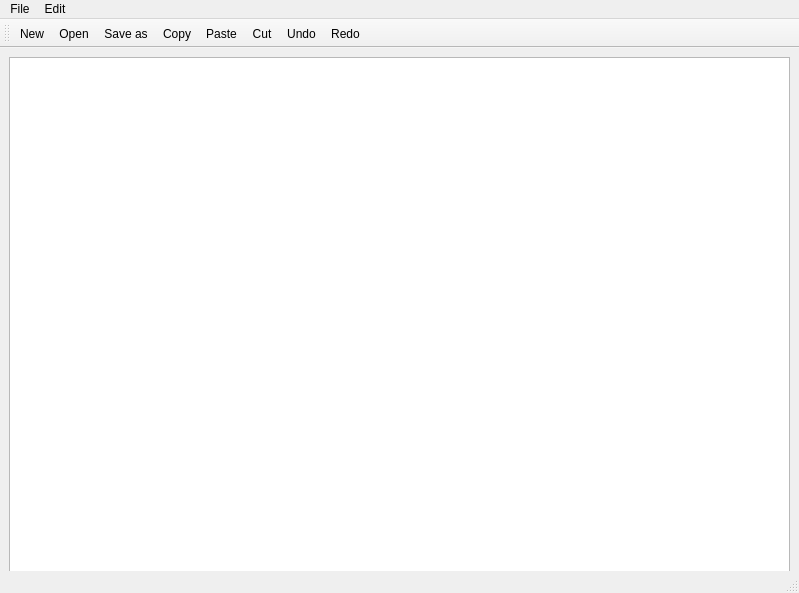
<?xml version="1.0" encoding="UTF-8"?>
<ui version="4.0">
 <class>MainWindow</class>
 <widget class="QMainWindow" name="MainWindow">
  <property name="geometry">
   <rect>
    <x>0</x>
    <y>0</y>
    <width>799</width>
    <height>593</height>
   </rect>
  </property>
  <property name="windowTitle">
   <string>MainWindow</string>
  </property>
  <widget class="QWidget" name="centralwidget">
   <widget class="QWidget" name="verticalLayoutWidget">
    <property name="geometry">
     <rect>
      <x>9</x>
      <y>9</y>
      <width>781</width>
      <height>541</height>
     </rect>
    </property>
    <layout class="QVBoxLayout" name="verticalLayout">
     <property name="spacing">
      <number>0</number>
     </property>
     <item>
      <widget class="QTextEdit" name="textEdit"/>
     </item>
    </layout>
   </widget>
  </widget>
  <widget class="QMenuBar" name="menubar">
   <property name="geometry">
    <rect>
     <x>0</x>
     <y>0</y>
     <width>799</width>
     <height>22</height>
    </rect>
   </property>
   <widget class="QMenu" name="menuFile">
    <property name="title">
     <string>File</string>
    </property>
    <addaction name="actionNew"/>
    <addaction name="actionOpen"/>
    <addaction name="actionSave"/>
    <addaction name="actionPrint"/>
    <addaction name="actionExit"/>
   </widget>
   <widget class="QMenu" name="menuEdit">
    <property name="title">
     <string>Edit</string>
    </property>
    <addaction name="actionCopy"/>
    <addaction name="actionPaste"/>
    <addaction name="actionCut"/>
    <addaction name="actionUndo"/>
    <addaction name="actionRedo"/>
   </widget>
   <addaction name="menuFile"/>
   <addaction name="menuEdit"/>
  </widget>
  <widget class="QStatusBar" name="statusbar"/>
  <widget class="QToolBar" name="toolBar">
   <property name="windowTitle">
    <string>toolBar</string>
   </property>
   <attribute name="toolBarArea">
    <enum>TopToolBarArea</enum>
   </attribute>
   <attribute name="toolBarBreak">
    <bool>false</bool>
   </attribute>
   <addaction name="actionNew"/>
   <addaction name="actionOpen"/>
   <addaction name="actionSave"/>
   <addaction name="actionCopy"/>
   <addaction name="actionPaste"/>
   <addaction name="actionCut"/>
   <addaction name="actionUndo"/>
   <addaction name="actionRedo"/>
  </widget>
  <action name="actionNew">
   <property name="icon">
    <iconset resource="Resources.qrc">
     <normaloff>:/imgs/newspaper.svg</normaloff>:/imgs/newspaper.svg</iconset>
   </property>
   <property name="text">
    <string>New</string>
   </property>
  </action>
  <action name="actionOpen">
   <property name="icon">
    <iconset resource="Resources.qrc">
     <normaloff>:/imgs/folder-open.svg</normaloff>:/imgs/folder-open.svg</iconset>
   </property>
   <property name="text">
    <string>Open</string>
   </property>
  </action>
  <action name="actionSave">
   <property name="icon">
    <iconset resource="Resources.qrc">
     <normaloff>:/imgs/save.svg</normaloff>:/imgs/save.svg</iconset>
   </property>
   <property name="text">
    <string>Save as</string>
   </property>
  </action>
  <action name="actionPrint">
   <property name="icon">
    <iconset resource="Resources.qrc">
     <normaloff>:/imgs/printer.svg</normaloff>:/imgs/printer.svg</iconset>
   </property>
   <property name="text">
    <string>Print</string>
   </property>
  </action>
  <action name="actionExit">
   <property name="icon">
    <iconset resource="Resources.qrc">
     <normaloff>:/imgs/door.svg</normaloff>:/imgs/door.svg</iconset>
   </property>
   <property name="text">
    <string>Exit</string>
   </property>
  </action>
  <action name="actionCopy">
   <property name="icon">
    <iconset resource="Resources.qrc">
     <normaloff>:/imgs/clipboard.svg</normaloff>:/imgs/clipboard.svg</iconset>
   </property>
   <property name="text">
    <string>Copy</string>
   </property>
  </action>
  <action name="actionPaste">
   <property name="icon">
    <iconset resource="Resources.qrc">
     <normaloff>:/imgs/glue.svg</normaloff>:/imgs/glue.svg</iconset>
   </property>
   <property name="text">
    <string>Paste</string>
   </property>
  </action>
  <action name="actionCut">
   <property name="icon">
    <iconset resource="Resources.qrc">
     <normaloff>:/imgs/scissors.svg</normaloff>:/imgs/scissors.svg</iconset>
   </property>
   <property name="text">
    <string>Cut</string>
   </property>
  </action>
  <action name="actionUndo">
   <property name="icon">
    <iconset resource="Resources.qrc">
     <normaloff>:/imgs/undo.svg</normaloff>:/imgs/undo.svg</iconset>
   </property>
   <property name="text">
    <string>Undo</string>
   </property>
  </action>
  <action name="actionRedo">
   <property name="icon">
    <iconset resource="Resources.qrc">
     <normaloff>:/imgs/redo.svg</normaloff>:/imgs/redo.svg</iconset>
   </property>
   <property name="text">
    <string>Redo</string>
   </property>
  </action>
 </widget>
 <resources>
  <include location="Resources.qrc"/>
 </resources>
 <connections/>
</ui>
